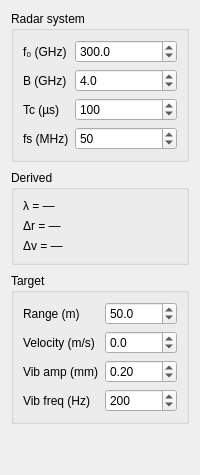
<?xml version="1.0" encoding="UTF-8"?>
<ui version="4.0">
 <class>ParameterPanel</class>
 <widget class="QWidget" name="ParameterPanel">
  <property name="minimumWidth">
   <number>260</number>
  </property>
  <layout class="QVBoxLayout" name="verticalLayout">
   <property name="spacing">
    <number>8</number>
   </property>

   <item>
    <widget class="QGroupBox" name="groupSystem">
     <property name="title">
      <string>Radar system</string>
     </property>
     <layout class="QFormLayout" name="formSystem">

      <item row="0" column="0">
       <widget class="QLabel" name="lblF0">
        <property name="text"><string>f₀ (GHz)</string></property>
       </widget>
      </item>
      <item row="0" column="1">
       <widget class="QDoubleSpinBox" name="spinF0_GHz">
        <property name="toolTip"><string>Centre frequency. 100–300 GHz = sub-THz; &gt;300 GHz = THz</string></property>
        <property name="minimum"><double>10.000000000000000</double></property>
        <property name="maximum"><double>10000.000000000000000</double></property>
        <property name="singleStep"><double>10.000000000000000</double></property>
        <property name="value"><double>300.000000000000000</double></property>
        <property name="decimals"><number>1</number></property>
       </widget>
      </item>

      <item row="1" column="0">
       <widget class="QLabel" name="lblBW">
        <property name="text"><string>B (GHz)</string></property>
       </widget>
      </item>
      <item row="1" column="1">
       <widget class="QDoubleSpinBox" name="spinBW_GHz">
        <property name="toolTip"><string>Sweep bandwidth → Δr = c/2B</string></property>
        <property name="minimum"><double>0.100000000000000</double></property>
        <property name="maximum"><double>500.000000000000000</double></property>
        <property name="singleStep"><double>1.000000000000000</double></property>
        <property name="value"><double>4.000000000000000</double></property>
        <property name="decimals"><number>1</number></property>
       </widget>
      </item>

      <item row="2" column="0">
       <widget class="QLabel" name="lblTc">
        <property name="text"><string>Tc (µs)</string></property>
       </widget>
      </item>
      <item row="2" column="1">
       <widget class="QDoubleSpinBox" name="spinTc_us">
        <property name="toolTip"><string>Chirp duration</string></property>
        <property name="minimum"><double>1.000000000000000</double></property>
        <property name="maximum"><double>1000.000000000000000</double></property>
        <property name="singleStep"><double>10.000000000000000</double></property>
        <property name="value"><double>100.000000000000000</double></property>
        <property name="decimals"><number>0</number></property>
       </widget>
      </item>

      <item row="3" column="0">
       <widget class="QLabel" name="lblFs">
        <property name="text"><string>fs (MHz)</string></property>
       </widget>
      </item>
      <item row="3" column="1">
       <widget class="QDoubleSpinBox" name="spinFs_MHz">
        <property name="toolTip"><string>IF sampling rate</string></property>
        <property name="minimum"><double>1.000000000000000</double></property>
        <property name="maximum"><double>500.000000000000000</double></property>
        <property name="singleStep"><double>5.000000000000000</double></property>
        <property name="value"><double>50.000000000000000</double></property>
        <property name="decimals"><number>0</number></property>
       </widget>
      </item>

     </layout>
    </widget>
   </item>

   <item>
    <widget class="QGroupBox" name="groupDerived">
     <property name="title">
      <string>Derived</string>
     </property>
     <layout class="QVBoxLayout" name="vboxDerived">
      <item>
       <widget class="QLabel" name="lblLambda">
        <property name="text"><string>λ = —</string></property>
       </widget>
      </item>
      <item>
       <widget class="QLabel" name="lblRangeRes">
        <property name="text"><string>Δr = —</string></property>
       </widget>
      </item>
      <item>
       <widget class="QLabel" name="lblVelRes">
        <property name="text"><string>Δv = —</string></property>
       </widget>
      </item>
     </layout>
    </widget>
   </item>

   <item>
    <widget class="QGroupBox" name="groupTarget">
     <property name="title">
      <string>Target</string>
     </property>
     <layout class="QFormLayout" name="formTarget">

      <item row="0" column="0">
       <widget class="QLabel" name="lblRange">
        <property name="text"><string>Range (m)</string></property>
       </widget>
      </item>
      <item row="0" column="1">
       <widget class="QDoubleSpinBox" name="spinRange_m">
        <property name="minimum"><double>1.000000000000000</double></property>
        <property name="maximum"><double>300.000000000000000</double></property>
        <property name="singleStep"><double>5.000000000000000</double></property>
        <property name="value"><double>50.000000000000000</double></property>
        <property name="decimals"><number>1</number></property>
       </widget>
      </item>

      <item row="1" column="0">
       <widget class="QLabel" name="lblVel">
        <property name="text"><string>Velocity (m/s)</string></property>
       </widget>
      </item>
      <item row="1" column="1">
       <widget class="QDoubleSpinBox" name="spinVel_mps">
        <property name="toolTip"><string>Positive = approaching</string></property>
        <property name="minimum"><double>-30.000000000000000</double></property>
        <property name="maximum"><double>30.000000000000000</double></property>
        <property name="singleStep"><double>0.500000000000000</double></property>
        <property name="value"><double>0.000000000000000</double></property>
        <property name="decimals"><number>1</number></property>
       </widget>
      </item>

      <item row="2" column="0">
       <widget class="QLabel" name="lblVibAmp">
        <property name="text"><string>Vib amp (mm)</string></property>
       </widget>
      </item>
      <item row="2" column="1">
       <widget class="QDoubleSpinBox" name="spinVibAmp_mm">
        <property name="toolTip"><string>Micro-Doppler vibration amplitude</string></property>
        <property name="minimum"><double>0.000000000000000</double></property>
        <property name="maximum"><double>50.000000000000000</double></property>
        <property name="singleStep"><double>0.100000000000000</double></property>
        <property name="value"><double>0.200000000000000</double></property>
        <property name="decimals"><number>2</number></property>
       </widget>
      </item>

      <item row="3" column="0">
       <widget class="QLabel" name="lblVibFreq">
        <property name="text"><string>Vib freq (Hz)</string></property>
       </widget>
      </item>
      <item row="3" column="1">
       <widget class="QDoubleSpinBox" name="spinVibFreq_Hz">
        <property name="toolTip"><string>200 Hz = engine idle; 2.5 Hz = pedestrian limb; 80 Hz = drone rotor</string></property>
        <property name="minimum"><double>0.000000000000000</double></property>
        <property name="maximum"><double>500.000000000000000</double></property>
        <property name="singleStep"><double>10.000000000000000</double></property>
        <property name="value"><double>200.000000000000000</double></property>
        <property name="decimals"><number>0</number></property>
       </widget>
      </item>

     </layout>
    </widget>
   </item>

   <item>
    <spacer name="verticalSpacer">
     <property name="orientation">
      <enum>Qt::Vertical</enum>
     </property>
     <property name="sizeHint" stdset="0">
      <size>
       <width>20</width>
       <height>40</height>
      </size>
     </property>
    </spacer>
   </item>

  </layout>
 </widget>
 <resources/>
 <connections/>
</ui>
